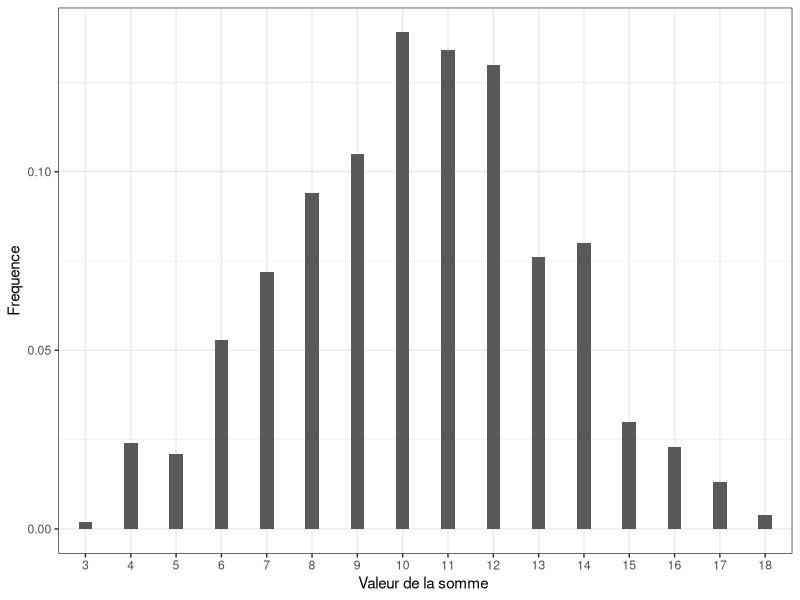

The R source for this figure:
## ---- chunk 1

dice <- function (faces = 6, n = 100){
  sample(x = seq(from=1, to = faces, by = 1), size=n, replace = TRUE)
}

dice(6,500)

## ---- chunk 2
  experiment <- function(faces = 6, n=100){
    dice1 <- dice(faces,n);
    dice2 <- dice(faces,n);
    dice3 <- dice(faces,n);
    data.frame(Dice1=dice1, Dice2 = dice2, Dice3 = dice3)
  }


## ---- chunk 3

  library(dplyr);
  library(ggplot2);
experiment(6,1000) %>% 
  mutate(Somme = Dice1 + Dice2 + Dice3) %>% 
  ggplot(aes(x=as.factor(Somme))) + 
          geom_bar(aes(y = (..count..)/sum(..count..)), width =.3) + 
          xlab("Valeur de la somme ") + 
          ylab("Frequence") + 
          ylim(0,NA) + 
          theme_bw()

#calcul le nombre doccuences de chaque valeur possible de somme

